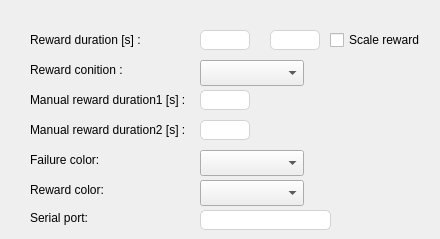
    <widget class="QWidget" name="tab">
     <attribute name="title">
      <string>Reward</string>
     </attribute>
     <widget class="QLabel" name="label_17">
      <property name="geometry">
       <rect>
        <x>30</x>
        <y>30</y>
        <width>130</width>
        <height>20</height>
       </rect>
      </property>
      <property name="text">
       <string>Reward duration [s] :</string>
      </property>
     </widget>
     <widget class="QLineEdit" name="reward_duration">
      <property name="geometry">
       <rect>
        <x>200</x>
        <y>30</y>
        <width>50</width>
        <height>20</height>
       </rect>
      </property>
      <property name="focusPolicy">
       <enum>Qt::StrongFocus</enum>
      </property>
      <property name="toolTip">
       <string>The duration of reward given to the monkey</string>
      </property>
      <property name="styleSheet">
       <string notr="true">border: 1px solid lightgray;
border-radius: 5px</string>
      </property>
     </widget>
     <widget class="QComboBox" name="reward_condition">
      <property name="geometry">
       <rect>
        <x>200</x>
        <y>60</y>
        <width>104</width>
        <height>26</height>
       </rect>
      </property>
      <property name="toolTip">
       <string>The rewarded behaviour</string>
      </property>
     </widget>
     <widget class="QLabel" name="label_27">
      <property name="geometry">
       <rect>
        <x>30</x>
        <y>60</y>
        <width>130</width>
        <height>20</height>
       </rect>
      </property>
      <property name="text">
       <string>Reward conition :</string>
      </property>
     </widget>
     <widget class="QLabel" name="label_15">
      <property name="geometry">
       <rect>
        <x>30</x>
        <y>210</y>
        <width>71</width>
        <height>16</height>
       </rect>
      </property>
      <property name="text">
       <string>Serial port: </string>
      </property>
     </widget>
     <widget class="QLineEdit" name="serial_path">
      <property name="geometry">
       <rect>
        <x>200</x>
        <y>210</y>
        <width>131</width>
        <height>20</height>
       </rect>
      </property>
      <property name="focusPolicy">
       <enum>Qt::StrongFocus</enum>
      </property>
      <property name="toolTip">
       <string>The address of the serial port used to send the reward signal</string>
      </property>
      <property name="styleSheet">
       <string notr="true">border: 1px solid lightgray;
border-radius: 5px</string>
      </property>
     </widget>
     <widget class="QLabel" name="label_30">
      <property name="geometry">
       <rect>
        <x>30</x>
        <y>90</y>
        <width>171</width>
        <height>20</height>
       </rect>
      </property>
      <property name="text">
       <string>Manual reward duration1 [s] :</string>
      </property>
     </widget>
     <widget class="QLineEdit" name="manual_reward_duration">
      <property name="geometry">
       <rect>
        <x>200</x>
        <y>90</y>
        <width>50</width>
        <height>20</height>
       </rect>
      </property>
      <property name="focusPolicy">
       <enum>Qt::StrongFocus</enum>
      </property>
      <property name="toolTip">
       <string>Duration of manual reward when pressing 'r'</string>
      </property>
      <property name="styleSheet">
       <string notr="true">border: 1px solid lightgray;
border-radius: 5px</string>
      </property>
     </widget>
     <widget class="QLabel" name="label_32">
      <property name="geometry">
       <rect>
        <x>30</x>
        <y>180</y>
        <width>130</width>
        <height>20</height>
       </rect>
      </property>
      <property name="text">
       <string>Reward color:</string>
      </property>
     </widget>
     <widget class="QLabel" name="label_33">
      <property name="geometry">
       <rect>
        <x>30</x>
        <y>150</y>
        <width>130</width>
        <height>20</height>
       </rect>
      </property>
      <property name="text">
       <string>Failure color:</string>
      </property>
     </widget>
     <widget class="QComboBox" name="reward_color">
      <property name="geometry">
       <rect>
        <x>200</x>
        <y>180</y>
        <width>104</width>
        <height>26</height>
       </rect>
      </property>
      <property name="toolTip">
       <string>The fixation spot will change to this color during reward delivery</string>
      </property>
     </widget>
     <widget class="QComboBox" name="failure_color">
      <property name="geometry">
       <rect>
        <x>200</x>
        <y>150</y>
        <width>104</width>
        <height>26</height>
       </rect>
      </property>
      <property name="toolTip">
       <string>The fixation spot will change to this color during failure feedback</string>
      </property>
     </widget>
     <widget class="QLabel" name="label_40">
      <property name="geometry">
       <rect>
        <x>30</x>
        <y>120</y>
        <width>171</width>
        <height>20</height>
       </rect>
      </property>
      <property name="text">
       <string>Manual reward duration2 [s] :</string>
      </property>
     </widget>
     <widget class="QLineEdit" name="manual_reward_duration_2">
      <property name="geometry">
       <rect>
        <x>200</x>
        <y>120</y>
        <width>50</width>
        <height>20</height>
       </rect>
      </property>
      <property name="focusPolicy">
       <enum>Qt::StrongFocus</enum>
      </property>
      <property name="toolTip">
       <string>Duration of manual reward when pressing 'l'</string>
      </property>
      <property name="styleSheet">
       <string notr="true">border: 1px solid lightgray;
border-radius: 5px</string>
      </property>
     </widget>
     <widget class="QCheckBox" name="scale_reward">
      <property name="geometry">
       <rect>
        <x>330</x>
        <y>30</y>
        <width>101</width>
        <height>20</height>
       </rect>
      </property>
      <property name="toolTip">
       <string>Select this to scale the reward duration from 0.5 to the specified duration depending on how close to the target the subject fixates</string>
      </property>
      <property name="text">
       <string>Scale reward</string>
      </property>
     </widget>
     <widget class="QLineEdit" name="base_reward_duration">
      <property name="geometry">
       <rect>
        <x>270</x>
        <y>30</y>
        <width>50</width>
        <height>20</height>
       </rect>
      </property>
      <property name="focusPolicy">
       <enum>Qt::StrongFocus</enum>
      </property>
      <property name="toolTip">
       <string>&lt;html&gt;&lt;head/&gt;&lt;body&gt;&lt;p&gt;The amount of reward given to the monkey if he is right on the border of the allowed window.&lt;/p&gt;&lt;/body&gt;&lt;/html&gt;</string>
      </property>
      <property name="styleSheet">
       <string notr="true">border: 1px solid lightgray;
border-radius: 5px</string>
      </property>
     </widget>
    </widget>
